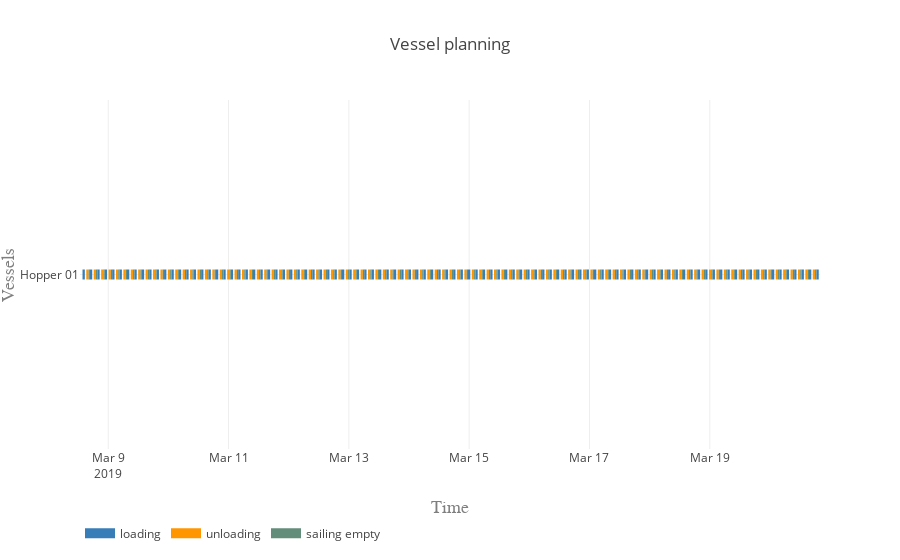

The code cell stored with this chart in its notebook:
### Markdown cell above
#### Vessel planning

### Code cell
vessels = [hopper]

activities = ['loading', 'unloading', 'sailing full', 'sailing empty']
colors = {0:'rgb(55,126,184)', 1:'rgb(255,150,0)', 2:'rgb(98, 192, 122)', 3:'rgb(98, 141, 122)'}

plot.vessel_planning(vessels, activities, colors)

### Figure 1 — Plotly figure (JSON) as saved in the notebook; plotly's stock layout.template omitted (floating-point values rounded to 4 significant figures; data arrays with more than 128 entries replaced by an {"elided": "..."} marker saying what was removed)
{"data": [{"connectgaps": false, "hoverinfo": "y+name", "line": {"color": "rgb(55,126,184)", "width": 10}, "mode": "lines", "name": "loading", "type": "scatter", "uid": "a74320db-1cd6-42ce-b277-71834c6877c0", "x": {"elided": "500 str values"}, "y": {"elided": "500 str values"}}, {"connectgaps": false, "hoverinfo": "y+name", "line": {"color": "rgb(255,150,0)", "width": 10}, "mode": "lines", "name": "unloading", "type": "scatter", "uid": "236af840-9c21-4699-86b8-036be46142be", "x": {"elided": "500 str values"}, "y": {"elided": "500 str values"}}, {"connectgaps": false, "hoverinfo": "y+name", "line": {"color": "rgb(98, 192, 122)", "width": 10}, "mode": "lines", "name": "sailing full", "type": "scatter", "uid": "9c13c7e2-a08a-46fe-a844-0c868feb236f", "x": [], "y": []}, {"connectgaps": false, "hoverinfo": "y+name", "line": {"color": "rgb(98, 141, 122)", "width": 10}, "mode": "lines", "name": "sailing empty", "type": "scatter", "uid": "a591b34d-e914-47a2-93a9-8750c31868ab", "x": {"elided": "990 str values"}, "y": {"elided": "990 str values"}}], "layout": {"hovermode": "closest", "legend": {"orientation": "h", "x": 0, "y": -0.2}, "title": "Vessel planning", "xaxis": {"range": ["2019-03-08 12:43:49", "2019-03-20 19:58:11.511561"], "title": "Time", "titlefont": {"color": "#7f7f7f", "family": "Courier New, monospace", "size": 18}}, "yaxis": {"title": "Vessels", "titlefont": {"color": "#7f7f7f", "family": "Courier New, monospace", "size": 18}}}}
